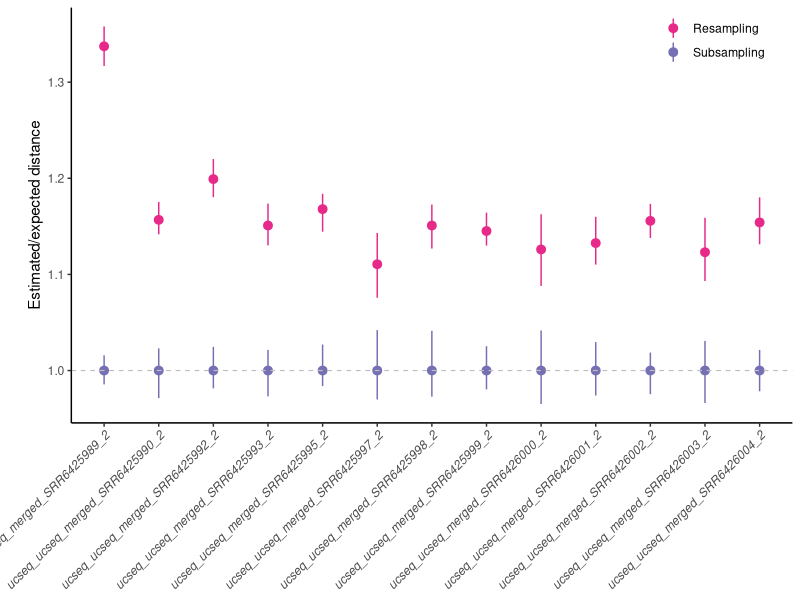
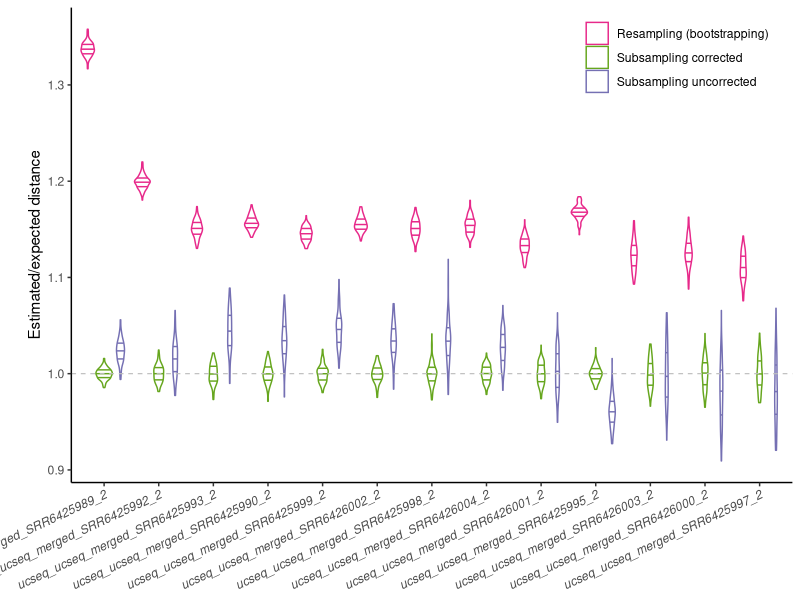
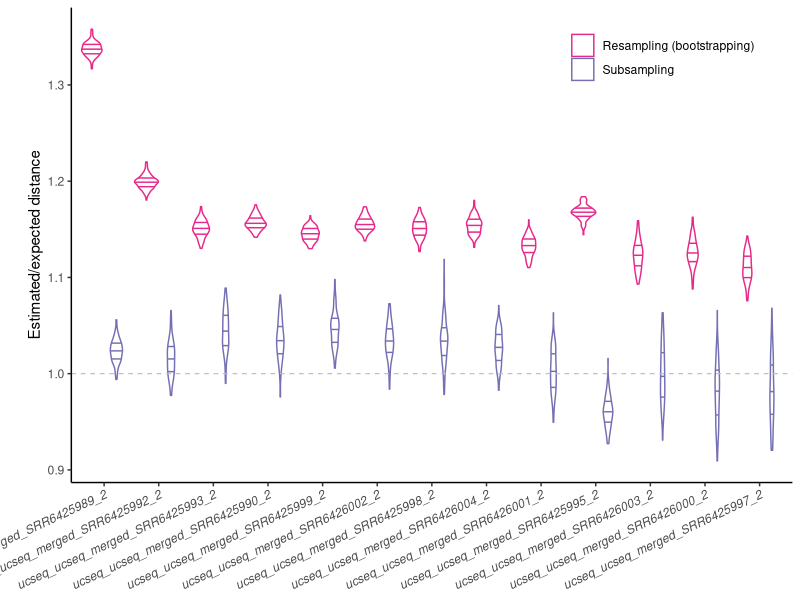
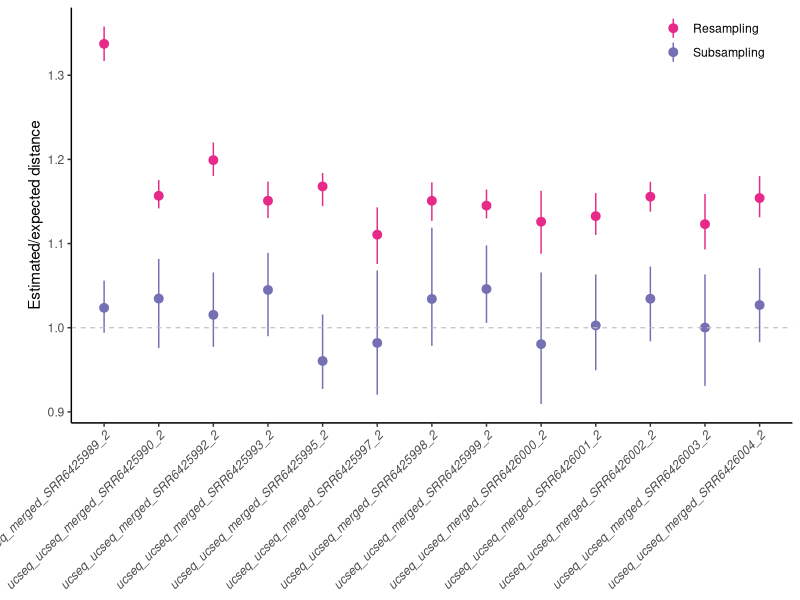
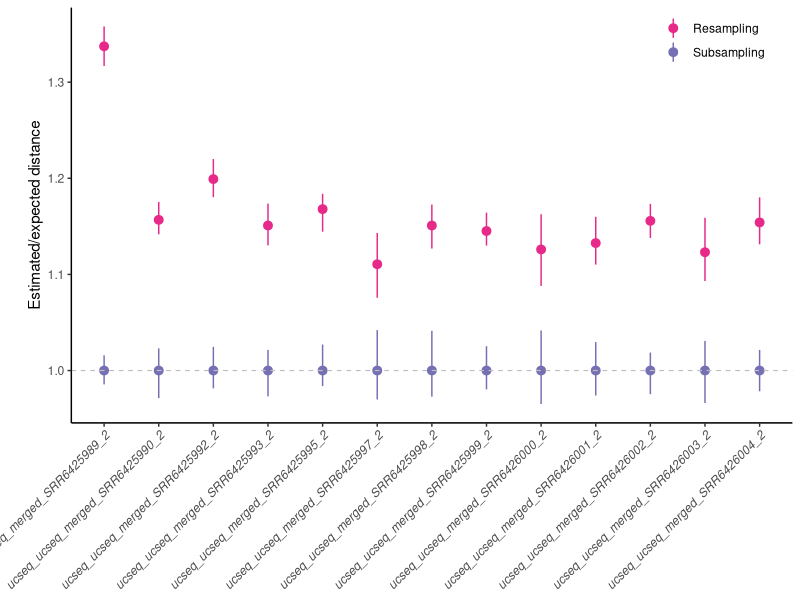
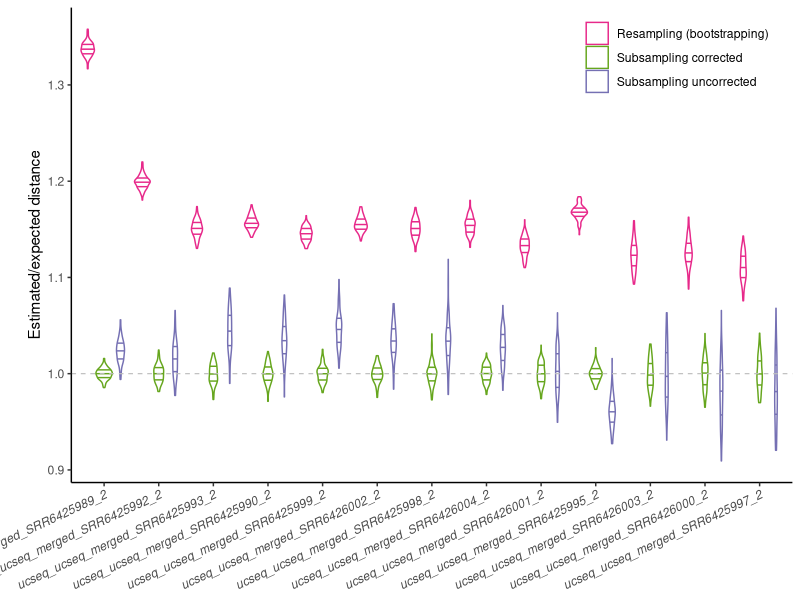
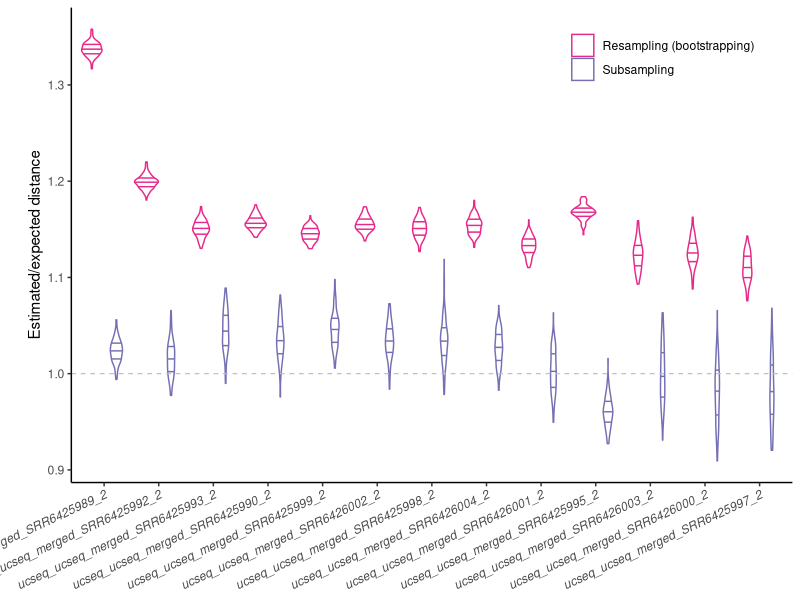
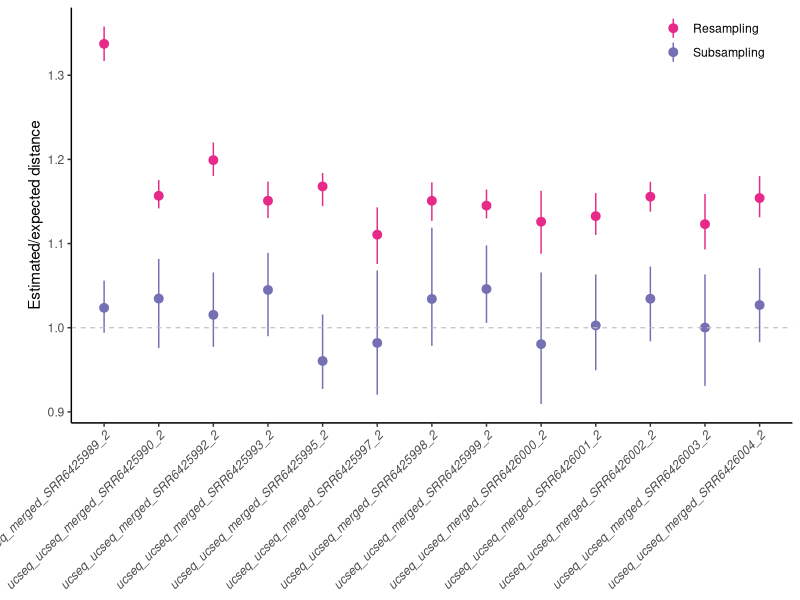

The R source for these figures, in order: (Note: this script raises an error after producing the figures.)
require(ggplot2); require(scales); require(reshape2); 
#install.packages("dplyr")
require(dplyr)
require(Hmisc)
library("readxl")
library(ggpubr)
#install.packages("ggpubr")

setwd(dirname(rstudioapi::getActiveDocumentContext()$path))
getwd()


#dir1 = 'd0.01'
#dir2 = 'd0.05'
#dir3 = 'd0.25'

#d1=read.csv(paste0(dir1,'/combined_all_dist_removed_outliers.csv'),sep=",",h=T)
#d2=read.csv(paste0(dir2,'/combined_all_dist_removed_outliers.csv'),sep=",",h=T)
#d3=read.csv(paste0(dir3,'/combined_all_dist_removed_outliers.csv'),sep=",",h=T)
#d <- rbind(d1, d2, d3)
#write.csv(d,"combined_all_dist_removed_outliers_threeD.csv", row.names = FALSE)


d1<- read.csv("combined_resample_all_dist.csv",sep=",",h=T)
d2 <- read.csv("combined_subsample_all_dist.csv",sep=",",h=T) #Main correction
d1$test = "resample"
d2$test = "subsample"

d <- rbind(d1, d2)
head(d)


d=d[d$variable %in% c("ucseq_ucseq_merged_SRR6425991_2") & !d$cond %in% c("main"),]

d=d[!d$sample %in% c("ucseq_ucseq_merged_SRR6425991_2"),]

d
#d$bb=as.factor(round(d$b,3))

levels(d$sample)
levels(d$sample)[levels(d$sample)=="ucseq_ucseq_merged_SRR6425989_2"] <- "Drosophila bipectinata"
levels(d$sample)[levels(d$sample)=="ucseq_ucseq_merged_SRR6425990_2"] <- "Drosophila erecta"
levels(d$sample)[levels(d$sample)=="ucseq_ucseq_merged_SRR6425991_2"] <- "Drosophila ananassae"
levels(d$sample)[levels(d$sample)=="ucseq_ucseq_merged_SRR6425992_2"] <- "Drosophila biarmipes"
levels(d$sample)[levels(d$sample)=="ucseq_ucseq_merged_SRR6425993_2"] <- "Drosophila mauritiana"
levels(d$sample)[levels(d$sample)=="ucseq_ucseq_merged_SRR6425995_2"] <- "Drosophila eugracilis"
levels(d$sample)[levels(d$sample)=="ucseq_ucseq_merged_SRR6425997_2"] <- "Drosophila mojavensis"
levels(d$sample)[levels(d$sample)=="ucseq_ucseq_merged_SRR6425998_2"] <- "Drosophila persimilis"
levels(d$sample)[levels(d$sample)=="ucseq_ucseq_merged_SRR6425999_2"] <- "Drosophila simulans"
levels(d$sample)[levels(d$sample)=="ucseq_ucseq_merged_SRR6426000_2"] <- "Drosophila virilis"
levels(d$sample)[levels(d$sample)=="ucseq_ucseq_merged_SRR6426001_2"] <- "Drosophila pseudoobscura"
levels(d$sample)[levels(d$sample)=="ucseq_ucseq_merged_SRR6426002_2"] <- "Drosophila sechellia"
levels(d$sample)[levels(d$sample)=="ucseq_ucseq_merged_SRR6426003_2"] <- "Drosophila willistoni"
levels(d$sample)[levels(d$sample)=="ucseq_ucseq_merged_SRR6426004_2"] <- "Drosophila yakuba"




#levels(d$sample)=list("3/4"=0.75, "4/5"=0.8,"6/7"=0.857,"9/10*"=9/10,"13/14"=0.929,"20/21"=0.952)



head(d)
#d$exp_coverage = round(d$exp_coverage, digits = 2) 

#b1 = subset(d, d['condition']!="subsample_main_main" & d['condition']!="subsample_mean_mean")
#b = subset(b1, b1['exp_coverage']>0.06)
#head(b1)
#b=d

library(RColorBrewer)
my_palette = c(brewer.pal(9, "RdBu")[c(1,2, 3, 7, 9)])
my_colors <- RColorBrewer::brewer.pal(8, "Dark2")
values=my_palette

#groupy(true_dist, condition)

head(d)

theme_grey()$plot.margin

dp<-ggplot(aes(x=sample,y=est_true, color=test), data=d)+
  #geom_point(alpha=0.5)+
  #stat_summary(fun.data = "mean_sdl", fun.args = list(mult = 1), geom="pointrange", alpha=0.5)+
  stat_summary(aes(group=test),fun = mean, fun.min = min, fun.max = max, geom="pointrange")+
  #stat_summary(fun = mean, fun.min = min, fun.max = max, colour = test, size = 2) +
  #stat_summary(geom="pointrange", aes(group=condition), position=position_dodge(.9),
  #             fun.data = mean_sdl, colour='black', fun.args = list(mult = 1))+
  
  #geom_boxplot(aes(factor(exp_coverage), dist))+
  #theme_bw()+
  theme_classic()+
  geom_hline(yintercept=1.0, linetype="dashed", 
             color = "grey", size=0.4)+
  
  #facet_wrap(facets = vars(true_dist), ncol = 5)+
  #geom_hline(yintercept=1.0, color='grey', linetype="dashed", size = 0.4)+
  labs(y= "Estimated/expected distance", x = NA)+
  theme(axis.text.x = element_text(angle = 45, vjust = 1.0, hjust=1.0, face='italic'), 
        axis.title.x=element_blank(),)+
  scale_color_manual(name="", values = c(my_colors[4], my_colors[3]), 
                     labels = c("Resampling", "Subsampling" ))+
  #theme(axis.text.x = element_text(angle = 45))+
  #scale_color_manual(name="", values = c("#ca0020", "#0571b0"), )+
  #theme(legend.text=element_text(size=10), legend.title=element_text(size=10))+
  #theme(legend.position = c(0.5, -0.1), legend.direction="horizontal")+
  #theme(legend.position = 'bottom', legend.direction="horizontal")+
  theme(legend.position = c(.89,.95),
        legend.margin=margin(t = 0.0, unit='cm'), legend.direction="vertical" )+
  theme(plot.margin=unit(c(5.5,5.5,5.5,20.0),"pt"))
  #scale_y_continuous(limits = c(0.965, NA))+
#theme(legend.position = "none")
#geom_boxplot(aes(y=sqrt(prct_reads)*(dist-mean)+me),color="red")
dp
ggsave("resample.pdf", width=6.5,height = 3.5, dp)






###### combined corrected, uncorrected and bootstrap
d3<- read.csv("_summary.csv",sep=",",h=T)
d3
names(d3)[names(d3) == 'sample_2'] <- 'variable'
names(d3)[names(d3) == 'uncorrected_dist'] <- 'value_x'
names(d3)[names(d3) == 'no_strapped_dist'] <- 'value_y'
d3$test = "subsample_raw"
d3$est_true = d3$value_x/d3$value_y






common_cols <- intersect(colnames(d), colnames(d3))
d_all<-rbind(
  subset(d, select = common_cols), 
  subset(d3, select = common_cols)
)
d_all

d
d_all=d_all[d_all$variable %in% c("ucseq_ucseq_merged_SRR6425991_2"),]

d_all=d_all[!d_all$sample %in% c("ucseq_ucseq_merged_SRR6425991_2"),]



d_all
#d$bb=as.factor(round(d$b,3))

levels(d_all$sample)
levels(d_all$sample)[levels(d_all$sample)=="ucseq_ucseq_merged_SRR6425989_2"] <- "Drosophila bipectinata"
levels(d_all$sample)[levels(d_all$sample)=="ucseq_ucseq_merged_SRR6425990_2"] <- "Drosophila erecta"
levels(d_all$sample)[levels(d_all$sample)=="ucseq_ucseq_merged_SRR6425991_2"] <- "Drosophila ananassae"
levels(d_all$sample)[levels(d_all$sample)=="ucseq_ucseq_merged_SRR6425992_2"] <- "Drosophila biarmipes"
levels(d_all$sample)[levels(d_all$sample)=="ucseq_ucseq_merged_SRR6425993_2"] <- "Drosophila mauritiana"
levels(d_all$sample)[levels(d_all$sample)=="ucseq_ucseq_merged_SRR6425995_2"] <- "Drosophila eugracilis"
levels(d_all$sample)[levels(d_all$sample)=="ucseq_ucseq_merged_SRR6425997_2"] <- "Drosophila mojavensis"
levels(d_all$sample)[levels(d_all$sample)=="ucseq_ucseq_merged_SRR6425998_2"] <- "Drosophila persimilis"
levels(d_all$sample)[levels(d_all$sample)=="ucseq_ucseq_merged_SRR6425999_2"] <- "Drosophila simulans"
levels(d_all$sample)[levels(d_all$sample)=="ucseq_ucseq_merged_SRR6426000_2"] <- "Drosophila virilis"
levels(d_all$sample)[levels(d_all$sample)=="ucseq_ucseq_merged_SRR6426001_2"] <- "Drosophila pseudoobscura"
levels(d_all$sample)[levels(d_all$sample)=="ucseq_ucseq_merged_SRR6426002_2"] <- "Drosophila sechellia"
levels(d_all$sample)[levels(d_all$sample)=="ucseq_ucseq_merged_SRR6426003_2"] <- "Drosophila willistoni"
levels(d_all$sample)[levels(d_all$sample)=="ucseq_ucseq_merged_SRR6426004_2"] <- "Drosophila yakuba"




#levels(d$sample)=list("3/4"=0.75, "4/5"=0.8,"6/7"=0.857,"9/10*"=9/10,"13/14"=0.929,"20/21"=0.952)



head(d_all)
#d$exp_coverage = round(d$exp_coverage, digits = 2) 

#b1 = subset(d, d['condition']!="subsample_main_main" & d['condition']!="subsample_mean_mean")
#b = subset(b1, b1['exp_coverage']>0.06)
#head(b1)
#b=d

library(RColorBrewer)
my_palette = c(brewer.pal(9, "RdBu")[c(1,2, 3, 7, 9)])
my_colors <- RColorBrewer::brewer.pal(8, "Dark2")
values=my_palette
my_colors
#groupy(true_dist, condition)

head(d_all)

theme_grey()$plot.margin

dp<-ggplot(aes(x=reorder(sub("Drosophila ","D. ",sample),-est_true),y=est_true, color=test), data=d_all)+
  #geom_point(alpha=0.5)+
  #stat_summary(fun.data = "mean_sdl", fun.args = list(mult = 1), geom="pointrange", alpha=0.5)+
  #stat_summary(aes(group=test),fun = mean, fun.min = min, fun.max = max, geom="pointrange", alpha=0.5)+
  #stat_summary(fun = mean, fun.min = min, fun.max = max, colour = test, size = 2) +
  #stat_summary(geom="pointrange", aes(group=condition), position=position_dodge(.9),
  #             fun.data = mean_sdl, colour='black', fun.args = list(mult = 1))+
  
  geom_violin(draw_quantiles = c(1/4,1/2,3/4))+
  #theme_bw()+
  theme_classic()+
  geom_hline(yintercept=1.0, linetype="dashed", 
             color = "grey", size=0.4)+
  
  #facet_wrap(facets = vars(true_dist), ncol = 5)+
  #geom_hline(yintercept=1.0, color='grey', linetype="dashed", size = 0.4)+
  labs(y= "Estimated/expected distance", x = NA)+
  theme(axis.text.x = element_text(angle = 25, vjust = 1.0, hjust=1.0, face='italic'), 
        axis.title.x=element_blank(),)+
  scale_color_manual(name="", values = c(my_colors[4], my_colors[5], my_colors[3]), 
                     labels = c("Resampling (bootstrapping)", "Subsampling corrected ","Subsampling uncorrected"))+
  #theme(axis.text.x = element_text(angle = 45))+
  #scale_color_manual(name="", values = c("#ca0020", "#0571b0"), )+
  #theme(legend.text=element_text(size=10), legend.title=element_text(size=10))+
  #theme(legend.position = c(0.5, -0.1), legend.direction="horizontal")+
  #theme(legend.position = 'bottom', legend.direction="horizontal")+
  theme(legend.position = c(.84,.92),
        legend.margin=margin(t = 0.0, unit='cm'), legend.direction="vertical" )+
  theme(plot.margin=unit(c(5.5,5.5,5.5,20.0),"pt"))
#scale_y_continuous(limits = c(0.965, NA))+
#theme(legend.position = "none")
#geom_boxplot(aes(y=sqrt(prct_reads)*(dist-mean)+me),color="red")
dp
ggsave("resample_all.pdf", width=6.0,height = 3.5, dp)


write.table(d_all, "combined_all_three.csv",row.names = FALSE, sep=',')





##############################################################################
##############################################################################
#graph in ppt

dp<-ggplot(aes(x=reorder(sub("Drosophila ","D. ",sample),-est_true),y=est_true, color=test), data=d_all[d_all$test !='subsample', ])+
  #geom_point(alpha=0.5)+
  #stat_summary(fun.data = "mean_sdl", fun.args = list(mult = 1), geom="pointrange", alpha=0.5)+
  #stat_summary(aes(group=test),fun = mean, fun.min = min, fun.max = max, geom="pointrange", alpha=0.5)+
  #stat_summary(fun = mean, fun.min = min, fun.max = max, colour = test, size = 2) +
  #stat_summary(geom="pointrange", aes(group=condition), position=position_dodge(.9),
  #             fun.data = mean_sdl, colour='black', fun.args = list(mult = 1))+
  
  geom_violin(draw_quantiles = c(1/4,1/2,3/4))+
  #theme_bw()+
  theme_classic()+
  geom_hline(yintercept=1.0, linetype="dashed", 
             color = "grey", size=0.4)+
  
  #facet_wrap(facets = vars(true_dist), ncol = 5)+
  #geom_hline(yintercept=1.0, color='grey', linetype="dashed", size = 0.4)+
  labs(y= "Estimated/expected distance", x = NA)+
  theme(axis.text.x = element_text(angle = 25, vjust = 1.0, hjust=1.0, face='italic'), 
        axis.title.x=element_blank(),)+
  scale_color_manual(name="", values = c(my_colors[4], my_colors[3]), 
                     labels = c("Resampling (bootstrapping)", "Subsampling"))+
  #theme(axis.text.x = element_text(angle = 45))+
  #scale_color_manual(name="", values = c("#ca0020", "#0571b0"), )+
  #theme(legend.text=element_text(size=10), legend.title=element_text(size=10))+
  #theme(legend.position = c(0.5, -0.1), legend.direction="horizontal")+
  #theme(legend.position = 'bottom', legend.direction="horizontal")+
  theme(legend.position = c(.82,.92),
        legend.margin=margin(t = 0.0, unit='cm'), legend.direction="vertical" )+
  theme(plot.margin=unit(c(5.5,5.5,5.5,20.0),"pt"))
#scale_y_continuous(limits = c(0.965, NA))+
#theme(legend.position = "none")
#geom_boxplot(aes(y=sqrt(prct_reads)*(dist-mean)+me),color="red")
dp
ggsave("resample_corrected_uncorrected.pdf", width=6.0,height = 3.5, dp)


##############################################################################
##############################################################################

###### raw resample distances with raw subsample distances
d1<- read.csv("_summary.csv",sep=",",h=T)
d1
names(d1)[names(d1) == 'sample_2'] <- 'variable'
names(d1)[names(d1) == 'uncorrected_dist'] <- 'value_x'
names(d1)[names(d1) == 'no_strapped_dist'] <- 'value_y'
d1$test = "resample"
d1$est_true = d1$value_x/d1$value_y

d1

d2 <- read.csv("combined_resample_all_dist.csv",sep=",",h=T) #Main correction
d2$test = "subsample"
d2=d2[!d2$cond %in% c("main"),]


common_cols <- intersect(colnames(d1), colnames(d2))
d<-rbind(
  subset(d1, select = common_cols), 
  subset(d2, select = common_cols)
)

d
d=d[d$variable %in% c("ucseq_ucseq_merged_SRR6425991_2"),]

d=d[!d$sample %in% c("ucseq_ucseq_merged_SRR6425991_2"),]



d
#d$bb=as.factor(round(d$b,3))

levels(d$sample)
levels(d$sample)[levels(d$sample)=="ucseq_ucseq_merged_SRR6425989_2"] <- "Drosophila bipectinata"
levels(d$sample)[levels(d$sample)=="ucseq_ucseq_merged_SRR6425990_2"] <- "Drosophila erecta"
levels(d$sample)[levels(d$sample)=="ucseq_ucseq_merged_SRR6425991_2"] <- "Drosophila ananassae"
levels(d$sample)[levels(d$sample)=="ucseq_ucseq_merged_SRR6425992_2"] <- "Drosophila biarmipes"
levels(d$sample)[levels(d$sample)=="ucseq_ucseq_merged_SRR6425993_2"] <- "Drosophila mauritiana"
levels(d$sample)[levels(d$sample)=="ucseq_ucseq_merged_SRR6425995_2"] <- "Drosophila eugracilis"
levels(d$sample)[levels(d$sample)=="ucseq_ucseq_merged_SRR6425997_2"] <- "Drosophila mojavensis"
levels(d$sample)[levels(d$sample)=="ucseq_ucseq_merged_SRR6425998_2"] <- "Drosophila persimilis"
levels(d$sample)[levels(d$sample)=="ucseq_ucseq_merged_SRR6425999_2"] <- "Drosophila simulans"
levels(d$sample)[levels(d$sample)=="ucseq_ucseq_merged_SRR6426000_2"] <- "Drosophila virilis"
levels(d$sample)[levels(d$sample)=="ucseq_ucseq_merged_SRR6426001_2"] <- "Drosophila pseudoobscura"
levels(d$sample)[levels(d$sample)=="ucseq_ucseq_merged_SRR6426002_2"] <- "Drosophila sechellia"
levels(d$sample)[levels(d$sample)=="ucseq_ucseq_merged_SRR6426003_2"] <- "Drosophila willistoni"
levels(d$sample)[levels(d$sample)=="ucseq_ucseq_merged_SRR6426004_2"] <- "Drosophila yakuba"


d

#levels(d$sample)=list("3/4"=0.75, "4/5"=0.8,"6/7"=0.857,"9/10*"=9/10,"13/14"=0.929,"20/21"=0.952)



head(d)
#d$exp_coverage = round(d$exp_coverage, digits = 2) 

#b1 = subset(d, d['condition']!="subsample_main_main" & d['condition']!="subsample_mean_mean")
#b = subset(b1, b1['exp_coverage']>0.06)
#head(b1)
#b=d

library(RColorBrewer)
my_palette = c(brewer.pal(9, "RdBu")[c(1,2, 3, 7, 9)])
my_colors <- RColorBrewer::brewer.pal(8, "Dark2")
values=my_palette

#groupy(true_dist, condition)

head(d)

theme_grey()$plot.margin

dp<-ggplot(aes(x=sample,y=est_true, color=test), data=d)+
  #geom_point(alpha=0.5)+
  #stat_summary(fun.data = "mean_sdl", fun.args = list(mult = 1), geom="pointrange", alpha=0.5)+
  stat_summary(aes(group=test),fun = mean, fun.min = min, fun.max = max, geom="pointrange")+
  #stat_summary(fun = mean, fun.min = min, fun.max = max, colour = test, size = 2) +
  #stat_summary(geom="pointrange", aes(group=condition), position=position_dodge(.9),
  #             fun.data = mean_sdl, colour='black', fun.args = list(mult = 1))+
  
  #geom_boxplot(aes(factor(exp_coverage), dist))+
  #theme_bw()+
  theme_classic()+
  geom_hline(yintercept=1.0, linetype="dashed", 
             color = "grey", size=0.4)+
  
  #facet_wrap(facets = vars(true_dist), ncol = 5)+
  #geom_hline(yintercept=1.0, color='grey', linetype="dashed", size = 0.4)+
  labs(y= "Estimated/expected distance", x = NA)+
  theme(axis.text.x = element_text(angle = 45, vjust = 1.0, hjust=1.0, face='italic'), 
        axis.title.x=element_blank(),)+
  scale_color_manual(name="", values = c(my_colors[3], my_colors[4]), 
                     labels = c("Subsampling", "Resampling"), guide = guide_legend(reverse = TRUE))+
  #theme(axis.text.x = element_text(angle = 45))+
  #scale_color_manual(name="", values = c("#ca0020", "#0571b0"), )+
  #theme(legend.text=element_text(size=10), legend.title=element_text(size=10))+
  #theme(legend.position = c(0.5, -0.1), legend.direction="horizontal")+
  #theme(legend.position = 'bottom', legend.direction="horizontal")+
  theme(legend.position = c(.89,.95),
        legend.margin=margin(t = 0.0, unit='cm'), legend.direction="vertical" )+
  theme(plot.margin=unit(c(5.5,5.5,5.5,20.0),"pt"))
#scale_y_continuous(limits = c(0.965, NA))+
#theme(legend.position = "none")
#geom_boxplot(aes(y=sqrt(prct_reads)*(dist-mean)+me),color="red")
dp
ggsave("resample_raw.pdf", width=6.5,height = 3.5, dp)





##############################################################################
##############################################################################






# scaled dist
dp <-ggplot(aes(x=as.factor(true_dist),y=scaled_dist, groupy(condition), color=condition ), 
               data=d[d$condition %in% c("subsample_no_strap","sim", "subsample_uncor") & d$true_dist %in% c(0.01, 0.02, 0.05, 0.10, 0.15,  0.25), ], )+
  


head(d)
library(dplyr)
# summarising all non-grouping variables
df2 <- d %>% group_by(condition, true_dist) %>% summarise(Variance=var(dist))
df2


# scaled dist
bp<-ggplot(aes(x=as.factor(true_dist), y=Variance, color=condition, group = condition), data=df2[df2$condition %in% c("subsample_no_strap","sim", "subsample_uncor") & df2$true_dist %in% c(0.01, 0.02, 0.05, 0.10, 0.15, 0.25), ], )+
  geom_point()+
  geom_line()+
  scale_y_continuous(trans='log10')+
  #stat_summary(geom="point",fun.y = mean)+
  #geom_boxplot(aes(factor(exp_coverage), dist))+
  #geom_boxplot()+
  #theme_bw()+
  theme_classic()+
  scale_color_manual(name="", values = c("#252525", "#ca0020", "#0571b0" ), 
                    labels = c("Simulated", "Corrected", "Uncorrected"))+
  #facet_wrap(facets = vars(true_dist), ncol = 8)+
  #geom_hline(yintercept=1.0, color='red', linetype="dashed", size = 0.4)+
  labs(y= expression(Log[10](variance~of~distance)), x = "True distance")+
  theme(legend.position = c(.83,.20), 
        legend.margin=margin(t = 0.0, unit='cm') )
  #theme(axis.text.x = element_text(angle = 45, vjust = 1.0, hjust=1.0))+
  #theme(axis.text.x = element_text(angle = 45))+
  #scale_color_manual(name="", values = c("#ca0020", "#0571b0"), )+
  #theme(legend.text=element_text(size=10), legend.title=element_text(size=10))+
  #theme(legend.position = c(0.5, -0.1), legend.direction="horizontal")+
  #theme(legend.position = 'bottom', legend.direction="horizontal")
  #geom_boxplot(aes(y=sqrt(prct_reads)*(dist-mean)+me),color="red")
  ggsave("cherry_var.pdf", width=4,height = 3.5, bp)

bp


p1 <- ggarrange(dp, bp, labels = c("A", "B"), widths=c(0.5, 0.5), ncol = 2, nrow = 1)

arrange <-ggarrange(p1, NULL, myplt, labels = c("", "", "C"), ncol = 1, heights=c(1, 0.05, 1), nrow = 3)
arrange
ggsave("cherry_three_plots.pdf", width=8.0,height = 7.0, arrange)







#sd dev
ggplot(aes(x=as.factor(condition),y=dist, groupy(true_dist)), data=d)+
    #geom_point()+
    #geom_violin() +
    #stat_summary(fun.y = "mean", geom = "col") +
    stat_summary(geom="point", fun.data = mean_sdl, colour='red', fun.args = list(mult = 1))+
    #geom_boxplot(aes(factor(exp_coverage), dist))+
    theme_classic()+
    facet_wrap(facets = vars(true_dist), ncol = 8, scales = "free")+
    labs(y= "Scaled distance", x = "Condition")+
    scale_y_continuous(trans='log10')+
    theme(axis.text.x = element_text(angle = 45, vjust = 1.0, hjust=1.0))+
    #theme(axis.text.x = element_text(angle = 45))+
    #scale_color_manual(name="", values = c("#ca0020", "#0571b0"), )+
    #theme(legend.text=element_text(size=10), legend.title=element_text(size=10))+
    #theme(legend.position = c(0.5, -0.1), legend.direction="horizontal")+
    theme(legend.position = 'bottom', legend.direction="horizontal")+
    #geom_boxplot(aes(y=sqrt(prct_reads)*(dist-mean)+me),color="red")
    ggsave("cherry_sd_dev.pdf", width=7.2,height = 4)
  
  
#

#############




d[d$V1<33,]
